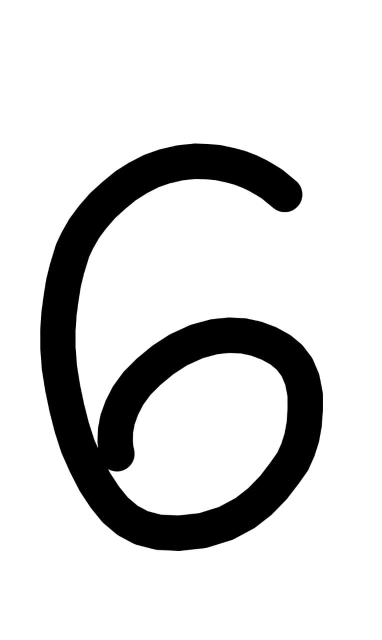
#> input picture image_processing/6.png, 763 x 1280 px (shown at 1/2 size)
$ python process_image.py
#> lines starting #> are read from the running program, lines starting #| are printed output that depends on the picture; after the words box and inside, x2 and y2 are one past the last pixel; in counts of white or black regions, pixels touching at a corner belong together
### image_processing/knn.py
""" Knn.py
   This is a class to make an instance of a Knn classifier.
    Author: Alan Rocha González
    Email: alan.rocha@udem.edu
    Institution: Universidad de Monterrey
    Created: Thursday 14th, 2020
"""
# Importing necessary libraries
import numpy as np
import pandas as pd
import operator
import tensorflow.keras.datasets.mnist as data_set_mnist
import sys
import cv2


# Knn class
class Knn(object):
    def __init__(self, k=100):
        """
        INPUT: data set path & K
        OUTPUT: Knn instance
        """
#> called with k = 100
        """
        Construction Class method. This method set all attributes of the class
        and call the load_data method.

        """
        self.x_data = None
        self.y_data = None
        self.x_testing_data = None
        self.y_testing_data = None
        self.x_testing_data_unscaled = None
        self.k = k
        self.mean = []
        self.std = []
        self.load_data()
#> (the call stopped at in load_data, `(x_train, y_train), (x_test, y_test) = data_set_mnist.load_data()`: tensorflow is not available in this run)


    def load_data(self):
        """
        load data from comma-separated-value (CSV) file and set
        x_data, y_data, y_testing_data, x_testing_data.
        """
        """
        INPUT: path_and_filename: the csv file name
        OUTPUT: None
        """
        # Opens file

        try:
            (x_train, y_train), (x_test, y_test) = data_set_mnist.load_data()

        except IOError:
            print ("Error: El archivo no existe")
            exit(0)


        x_training = []
        for x in x_train:
            x_training.append(x.flatten())
        self.x_data = np.array(x_training, dtype=float)

        x_testing = []
        for x in x_test:
            x_testing.append(x.flatten())
        self.x_testing_data = np.array(x_testing, dtype=float)

        self.y_data = y_train
        self.y_testing_data = y_test


    def predict(self, x0):
        """
        Method to predict x0 on the training set
        """
        """
        INPUT: x0 Numpy array with the N characteristics
        OUTPUT: Prediction, Prob. Diabetes, Prob. No Diabetes
        """

        # Get N samples
        N = self.x_data.shape[0]

        # Set dictonary
        distances = {}

        # Calculate all euclidean distances
        for x in range(0, N):
            distances[x] = self.__compute_euclidean_distance(self.x_data[x]-x0)

        # Sorting distances
        distances = sorted(distances.items(), key=operator.itemgetter(1))

        return self.__compute_conditional_probabilities(distances)


    # [26 lines left out: function get_confusion_matrix, not called in this run]


    def set_k(self, k):
        """
        Method to set K attribute
        """
        """
        INPUT: k a integer method
        OUTPUT: None
        """
        self.k = k


    # Private methods
    # ----------------------------------------------------------------------------
    # Set up data methods
    # [143 lines left out: functions __data_frame, __feature_scaling_operation, __feature_scaling, __compute_euclidean_distance, __compute_conditional_probabilities, __print_data_set and 2 more, not called in this run]

### image_processing/process_image.py
import numpy as np
import cv2
import sys
from knn import Knn

def center_image(im):
    row, col = im.shape[:2]
    bottom = im[row-2:row, 0:col]
    mean = cv2.mean(bottom)[0]

    bordersize = 300
    border = cv2.copyMakeBorder(
        im,
        top=bordersize,
        bottom=bordersize,
        left=bordersize,
        right=bordersize,
        borderType=cv2.BORDER_CONSTANT,
        value=[mean, mean, mean]
    )
    return border


knn = Knn()
knn.set_k(70)

im = cv2.imread('6.png')
#> im is the input picture: shape (1280, 763, 3); min 0, max 255, mean 213.4
gray = cv2.cvtColor(im,cv2.COLOR_BGR2GRAY)
# (2) threshold-inv and morph-open
th, threshed = cv2.threshold(gray, 100, 255, cv2.THRESH_OTSU|cv2.THRESH_BINARY_INV)
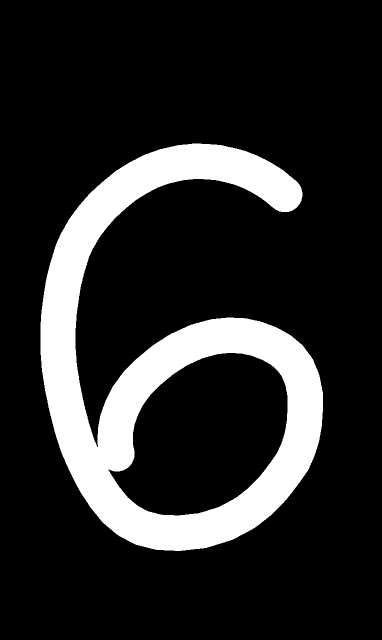
#> threshed: shape (1280, 763) (shown at 1/2 size); 16.3% white; 1 white region, box (x1, y1, x2, y2) and area: (81, 287, 646, 1102) 159330
#> th = 128
morphed = cv2.morphologyEx(threshed, cv2.MORPH_OPEN, np.ones((2,2)))
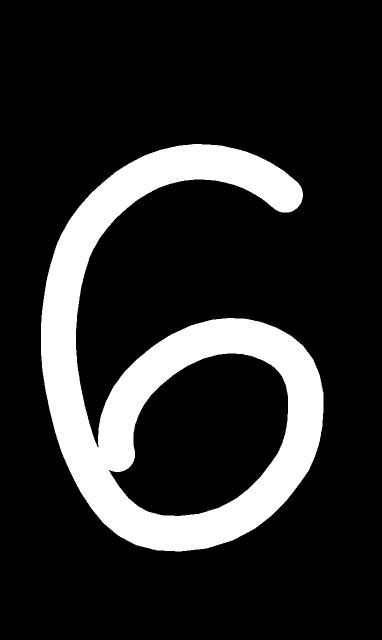
#> morphed: shape (1280, 763) (shown at 1/2 size); 16.3% white; 1 white region
# (3) find and filter contours, then draw on src
cnts = cv2.findContours(morphed, cv2.RETR_EXTERNAL, cv2.CHAIN_APPROX_SIMPLE)[-2]
#> cnts = 1 contour; box (x1, y1, x2, y2) and area: (82, 288, 647, 1103) 237970


for cnt in cnts:
    x,y,w,h = bbox = cv2.boundingRect(cnt)
    if  h>28:
        cv2.rectangle(cnt, (x,y), (x+w, y+h), (255, 0, 255), 1, cv2.LINE_AA)
        roi = threshed[y:y+h,x:x+w]
        cv2.imshow( "Display window", roi )
        cv2.waitKey(0)
        cv2.waitKey(0)
        roi = center_image(roi)
        cv2.imshow( "Display window", roi )
        cv2.waitKey(0)
        cv2.waitKey(0)

        roismall = cv2.resize(roi,(28,28))
        cv2.imshow( "Display window", roismall )
        cv2.waitKey(0)
        cv2.waitKey(0)
        roismall = roismall.flatten()
#> (the run stopped early here; a loop or call above may not have finished)

$ run again, with image_processing/14.png copied over image_processing/6.png
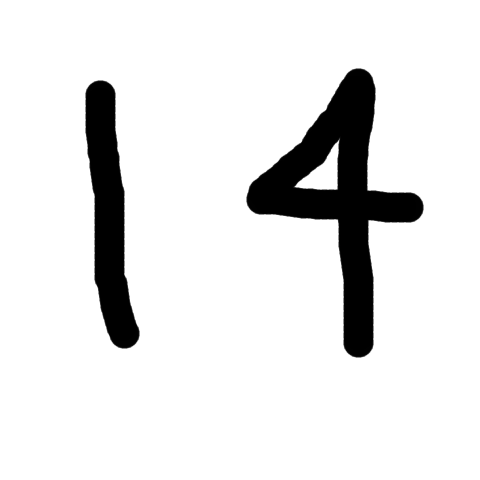
#> input picture image_processing/14.png, 480 x 480 px
#> im is the input picture: shape (480, 480, 3); mean B, G, R 228.7, 228.7, 228.7
#> `th, threshed = cv2.threshold(gray, 100, 255, cv2.THRESH_OTSU|cv2.THRES..`:
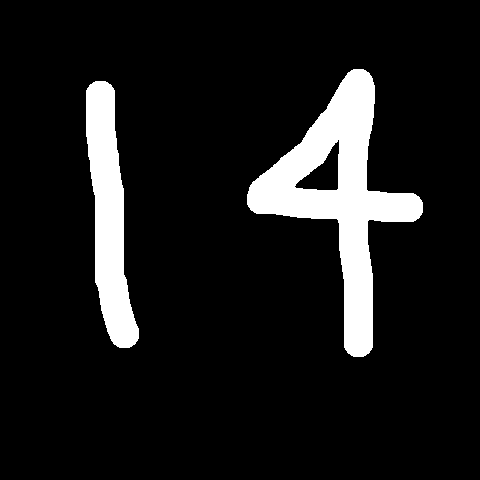
#> threshed: shape (480, 480); 10.2% white; 2 white regions, box (x1, y1, x2, y2) and area: (247, 69, 423, 357) 15674, (86, 81, 139, 348) 7765
#> th = 109
#> morphed: shape (480, 480); 10.2% white; 2 white regions
#> cnts = 2 contours; box (x1, y1, x2, y2) and area: (248, 70, 424, 358) 16290, (87, 82, 140, 349) 7484

$ run again, with image_processing/19.png copied over image_processing/6.png
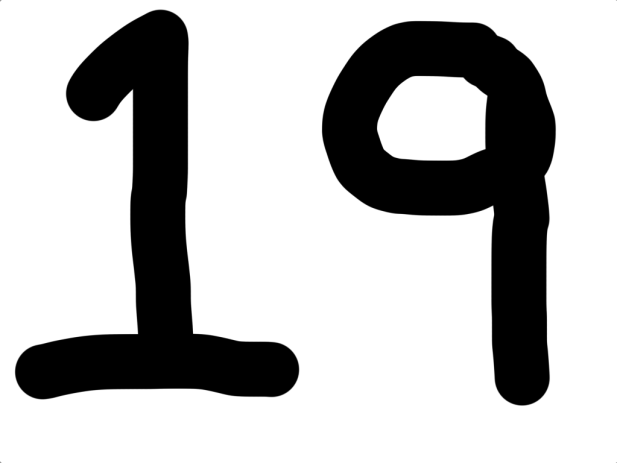
#> input picture image_processing/19.png, 617 x 463 px
#> im is the input picture: shape (463, 617, 3); min 0, max 255, mean 186.1
#> `th, threshed = cv2.threshold(gray, 100, 255, cv2.THRESH_OTSU|cv2.THRES..`:
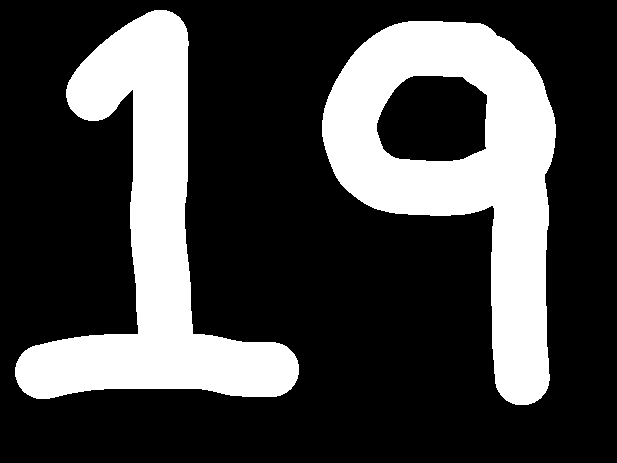
#> threshed: shape (463, 617); 27% white; 2 white regions, box (x1, y1, x2, y2) and area: (322, 21, 556, 405) 40262, (15, 10, 299, 399) 36914
#> th = 128
#> morphed: shape (463, 617); 27% white; 2 white regions
#> cnts = 2 contours; box (x1, y1, x2, y2) and area: (323, 22, 557, 406) 47667, (16, 11, 300, 400) 36250

$ run again, with image_processing/28.png copied over image_processing/6.png
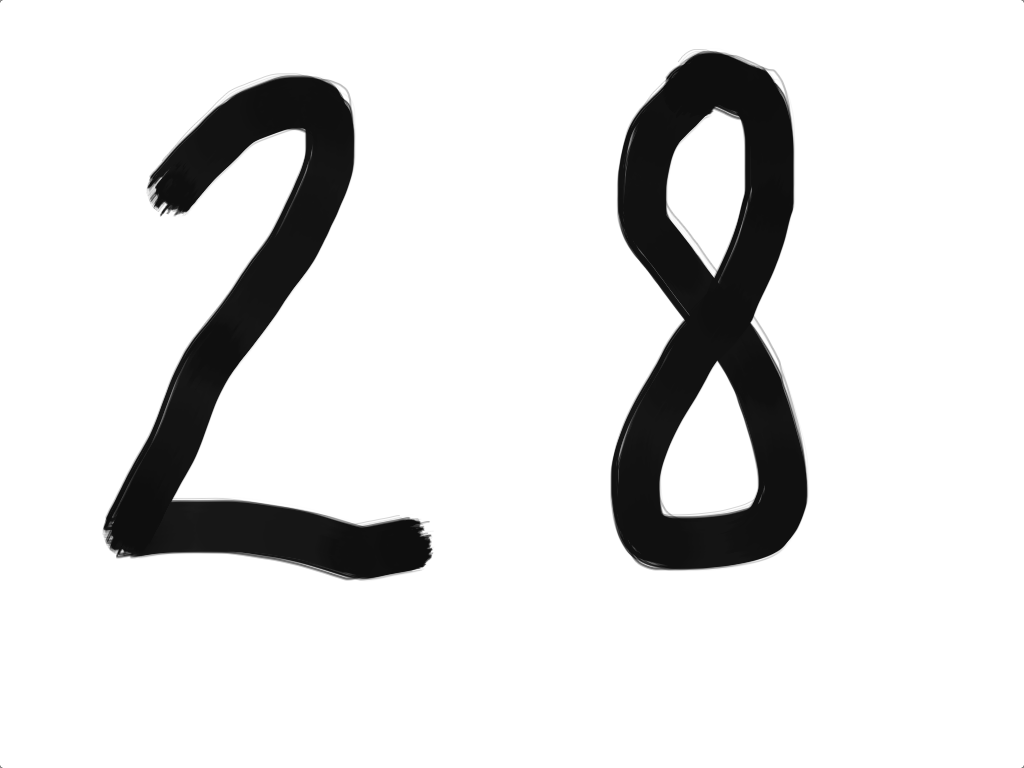
#> input picture image_processing/28.png, 1024 x 768 px
#> im is the input picture: shape (768, 1024, 3); min 14, max 255, mean 223
#> `th, threshed = cv2.threshold(gray, 100, 255, cv2.THRESH_OTSU|cv2.THRES..`:
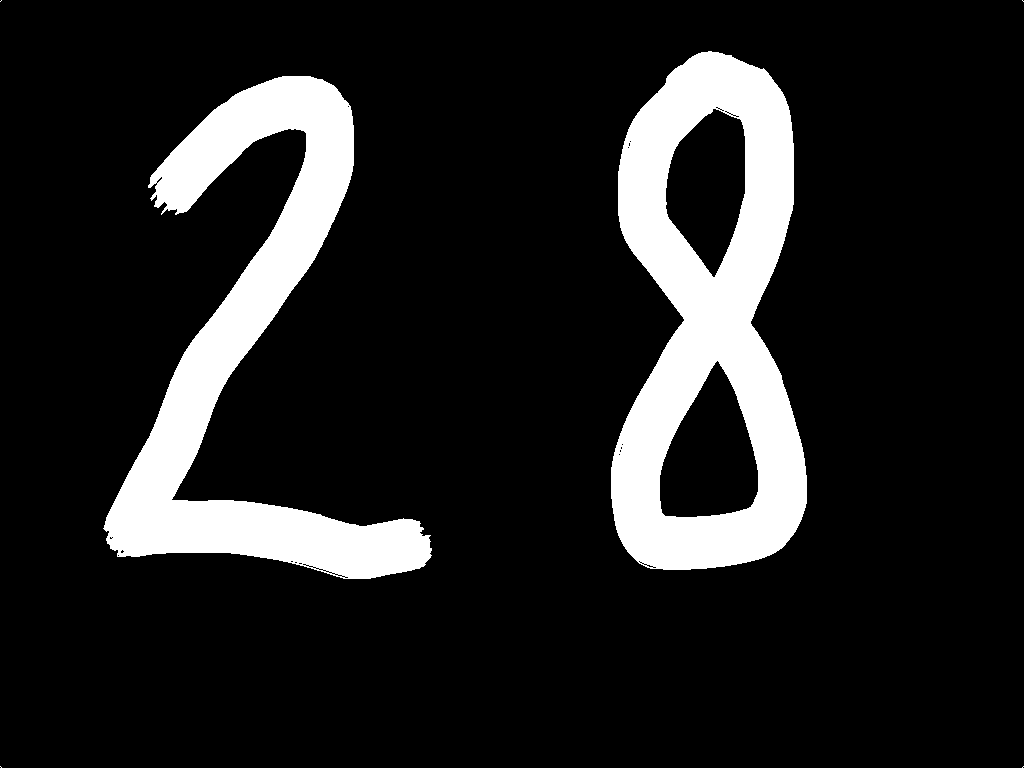
#> threshed: shape (768, 1024); 13.5% white; 6 white regions (4 under 20 px), largest, box (x1, y1, x2, y2) and area: (611, 51, 807, 570) 56376, (103, 76, 432, 579) 49636
#> th = 137
#> morphed: shape (768, 1024); 13.5% white; 2 white regions
#> cnts = 2 contours; box (x1, y1, x2, y2) and area: (612, 52, 808, 571) 75183, (105, 77, 433, 580) 48630
